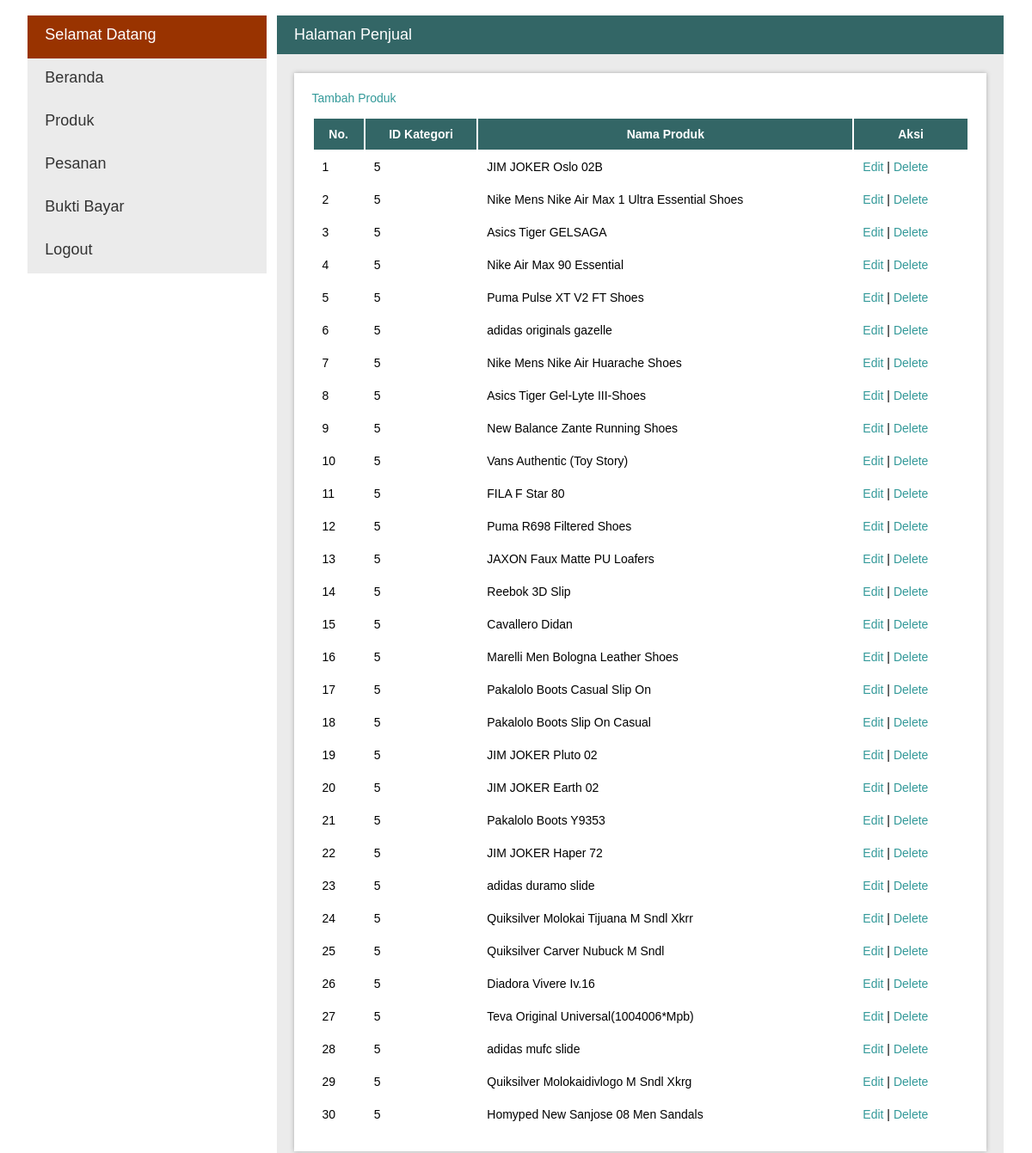
The page /penjual/index.php?p=produk (signed in) on the database its author committed.
### tables this page shows
CREATE TABLE IF NOT EXISTS `produk` (
  `idproduk` int(11) NOT NULL AUTO_INCREMENT,
  `idkat` int(11) NOT NULL,
  `idkategori` int(11) NOT NULL,
  `idpenjual` int(11) NOT NULL,
  `idbrand` int(11) NOT NULL,
  `namaproduk` varchar(100) NOT NULL,
  `hargaproduk` double NOT NULL,
  `stok` int(11) NOT NULL,
  `spesifikasi` text NOT NULL,
  `detailproduk` text NOT NULL,
  `diskon` int(11) NOT NULL,
  `berat` float NOT NULL,
  `isikotak` varchar(100) NOT NULL,
  `foto1` text NOT NULL,
  `foto2` text NOT NULL,
  `foto3` text NOT NULL,
  `tglpost` datetime NOT NULL DEFAULT '0000-00-00 00:00:00',
  PRIMARY KEY (`idproduk`)
);

### penjual/produk.php (the view, shortened to what this page needs)
<div id="view">
<fieldset>
<?php
	$sqlp = mysql_query("select * from penjual where emailpenjual='$_SESSION[namapen]'");
	$rp = mysql_fetch_array($sqlp);
	$sqlpr = mysql_query("select * from produk where idpenjual='$rp[idpenjual]'");
	echo "<br><a href='?p=produkadd'>Tambah Produk</a><p>";
	echo "<table border='0'>";
	echo "<tr>";
		echo "<th>No.</th>";
		echo "<th>ID Kategori</th>";
		echo "<th>Nama Produk</th>";
		echo "<th>Aksi</th>";
	echo "</tr>";
	$no = 1;
	while($rpr = mysql_fetch_array($sqlpr)){
		echo "<tr>";
			echo "<td>$no</td>";
			echo "<td>$rpr[idkat]</td>";
			echo "<td>$rpr[namaproduk]</td>";
			echo "<td><a href='?p=produkedit&idp=$rpr[idproduk]'>Edit</a> |
			          <a href='?p=produkdel&idp=$rpr[idproduk]'>Delete</a></td>";
		echo "</tr>";
		$no++;
	}
	echo "</table>";
?>
</fieldset>
</div>

### penjual/style.css (style rules this page uses)
body { font-family:Arial; padding-left:0%; padding-right:0%; padding-top:10px; font-size:14px; }
fieldset { margin:10px; border:none; }
a { color:#339999; text-decoration:none; }
#view { max-width:100%; margin:10px auto; position:relative; display:block; background-color:#FFFFFF; box-shadow: 0 0 5px #aaa; }
table { width:100%; }
th { text-align:center; padding:10px; background-color:#336666; color:#FFFFFF; font-family:Arial; font-size:14px; }
td { padding:10px; background-color:#FFFFFF; font-size:14px; }

### rows shown on the page
produk: idkat "5", namaproduk "JIM JOKER Oslo 02B"
produk: idkat "5", namaproduk "Nike Mens Nike Air Max 1 Ultra Essential Shoes"
produk: idkat "5", namaproduk "Asics Tiger GELSAGA"
produk: idkat "5", namaproduk "Nike Air Max 90 Essential"
produk: idkat "5", namaproduk "Puma Pulse XT V2 FT Shoes"
produk: idkat "5", namaproduk "adidas originals gazelle"
produk: idkat "5", namaproduk "Nike Mens Nike Air Huarache Shoes"
produk: idkat "5", namaproduk "Asics Tiger Gel-Lyte III-Shoes"
produk: idkat "5", namaproduk "New Balance Zante Running Shoes"
produk: idkat "5", namaproduk "Vans Authentic (Toy Story)"
produk: idkat "5", namaproduk "FILA F Star 80"
produk: idkat "5", namaproduk "Puma R698 Filtered Shoes"
produk: idkat "5", namaproduk "JAXON Faux Matte PU Loafers"
produk: idkat "5", namaproduk "Reebok 3D Slip"
produk: idkat "5", namaproduk "Cavallero Didan"
produk: idkat "5", namaproduk "Marelli Men Bologna Leather Shoes"
produk: idkat "5", namaproduk "Pakalolo Boots Casual Slip On"
produk: idkat "5", namaproduk "Pakalolo Boots Slip On Casual"
produk: idkat "5", namaproduk "JIM JOKER Pluto 02"
produk: idkat "5", namaproduk "JIM JOKER Earth 02"
produk: idkat "5", namaproduk "Pakalolo Boots Y9353"
produk: idkat "5", namaproduk "JIM JOKER Haper 72"
produk: idkat "5", namaproduk "adidas duramo slide"
produk: idkat "5", namaproduk "Quiksilver Molokai Tijuana M Sndl Xkrr"
produk: idkat "5", namaproduk "Quiksilver Carver Nubuck M Sndl"
produk: idkat "5", namaproduk "Diadora Vivere Iv.16"
produk: idkat "5", namaproduk "Teva Original Universal(1004006*Mpb)"
produk: idkat "5", namaproduk "adidas mufc slide"
produk: idkat "5", namaproduk "Quiksilver Molokaidivlogo M Sndl Xkrg"
produk: idkat "5", namaproduk "Homyped New Sanjose 08 Men Sandals"
